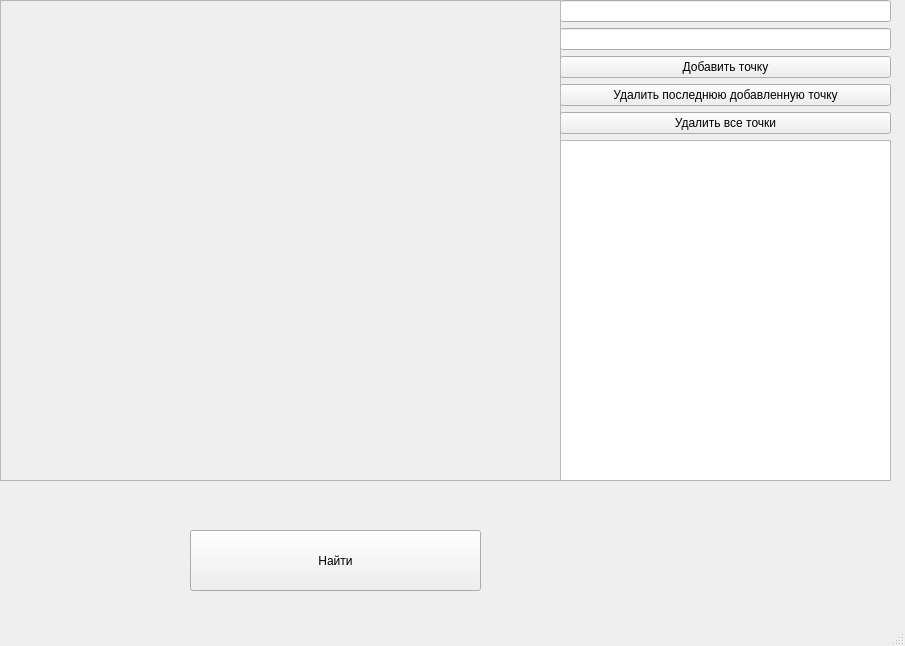
<?xml version="1.0" encoding="UTF-8"?>
<ui version="4.0">
 <class>MainWindow</class>
 <widget class="QMainWindow" name="MainWindow">
  <property name="geometry">
   <rect>
    <x>0</x>
    <y>0</y>
    <width>905</width>
    <height>646</height>
   </rect>
  </property>
  <property name="windowTitle">
   <string>MainWindow</string>
  </property>
  <widget class="QWidget" name="centralwidget">
   <widget class="QWidget" name="verticalLayoutWidget">
    <property name="geometry">
     <rect>
      <x>560</x>
      <y>0</y>
      <width>331</width>
      <height>481</height>
     </rect>
    </property>
    <layout class="QVBoxLayout" name="verticalLayout">
     <item>
      <layout class="QVBoxLayout" name="verticalLayout_2">
       <item>
        <widget class="QLineEdit" name="lineEdit_1">
         <property name="text">
          <string/>
         </property>
        </widget>
       </item>
       <item>
        <widget class="QLineEdit" name="lineEdit_2">
         <property name="text">
          <string/>
         </property>
        </widget>
       </item>
       <item>
        <widget class="QPushButton" name="pushButton">
         <property name="text">
          <string>Добавить точку</string>
         </property>
        </widget>
       </item>
       <item>
        <widget class="QPushButton" name="pushButtonDeleteLast">
         <property name="text">
          <string>Удалить последнюю добавленную точку</string>
         </property>
        </widget>
       </item>
       <item>
        <widget class="QPushButton" name="pushButtonDeleteAll">
         <property name="text">
          <string>Удалить все точки</string>
         </property>
        </widget>
       </item>
       <item>
        <widget class="QTableView" name="tableView">
         <property name="enabled">
          <bool>true</bool>
         </property>
        </widget>
       </item>
      </layout>
     </item>
    </layout>
   </widget>
   <widget class="QFrame" name="cartesianWidget">
    <property name="geometry">
     <rect>
      <x>0</x>
      <y>0</y>
      <width>561</width>
      <height>481</height>
     </rect>
    </property>
    <property name="frameShape">
     <enum>QFrame::Shape::StyledPanel</enum>
    </property>
    <property name="frameShadow">
     <enum>QFrame::Shadow::Raised</enum>
    </property>
    <property name="cartesianWidget" stdset="0">
     <rect>
      <x>30</x>
      <y>60</y>
      <width>521</width>
      <height>441</height>
     </rect>
    </property>
   </widget>
   <widget class="QPushButton" name="pushButton_1">
    <property name="geometry">
     <rect>
      <x>190</x>
      <y>530</y>
      <width>291</width>
      <height>61</height>
     </rect>
    </property>
    <property name="text">
     <string>Найти</string>
    </property>
   </widget>
  </widget>
  <widget class="QMenuBar" name="menubar">
   <property name="geometry">
    <rect>
     <x>0</x>
     <y>0</y>
     <width>905</width>
     <height>23</height>
    </rect>
   </property>
  </widget>
  <widget class="QStatusBar" name="statusbar"/>
 </widget>
 <resources/>
 <connections/>
</ui>
